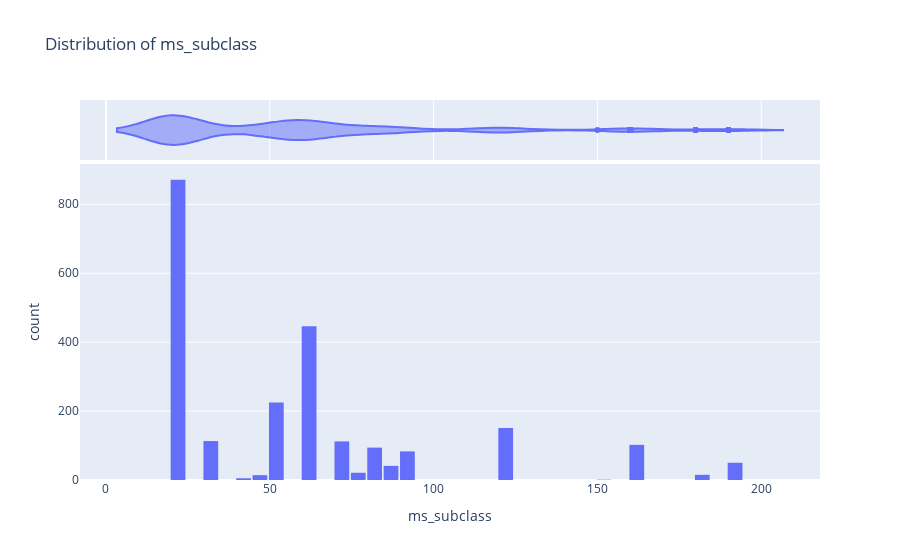
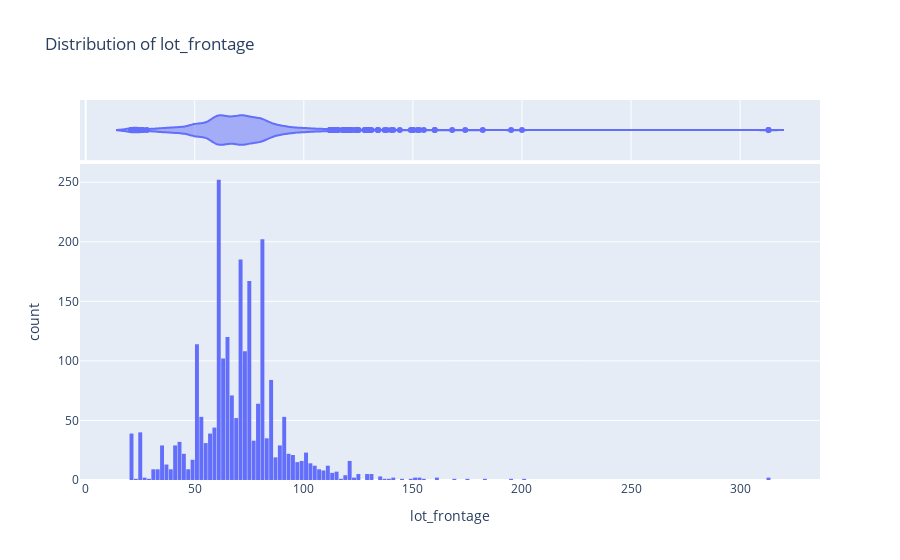
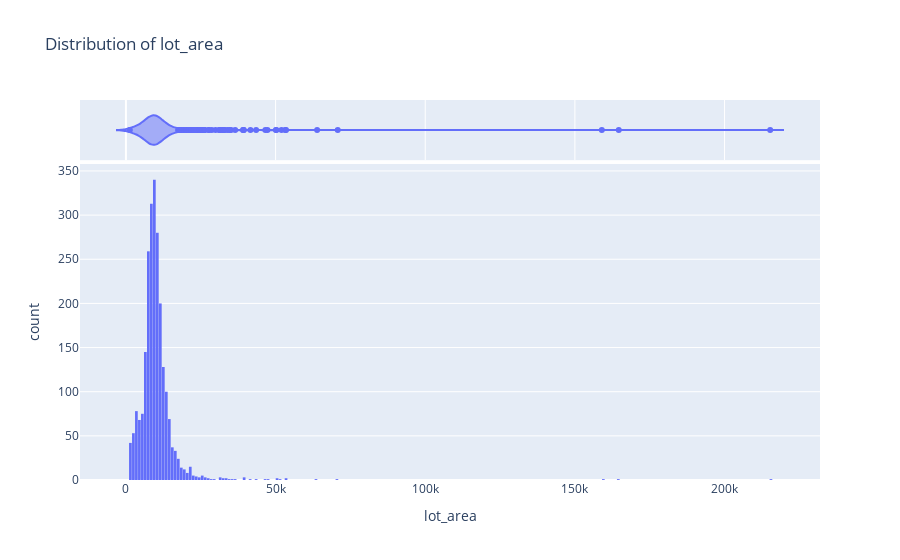
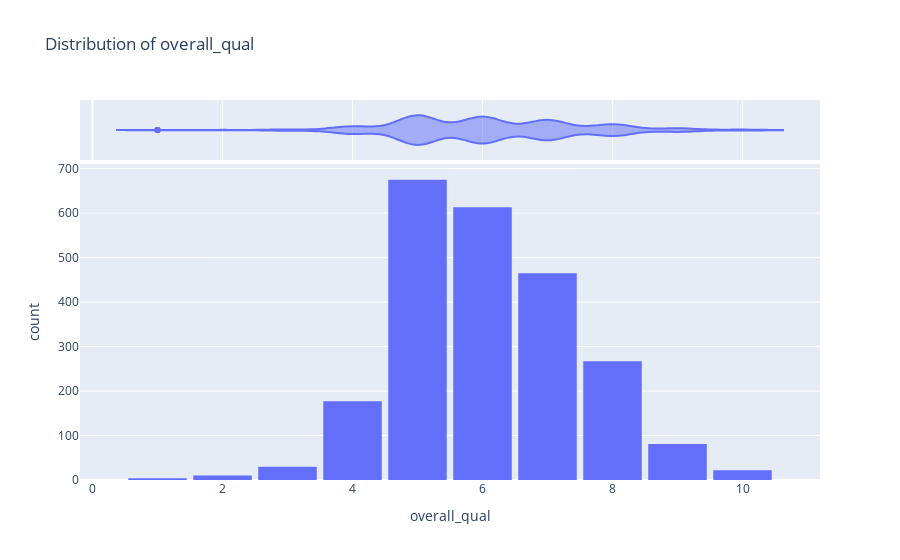

Notebook code for these charts, in order:
### Markdown cell above
## 6. Distribution Visualizations

Visualize distributions for all features using interactive plots.

### Code cell
# Numerical Distributions
for col in numerical_cols[:5]: #Sample for brevity
    fig = px.histogram(train_df, x=col, marginal='violin', title=f'Distribution of {col}')
    fig.update_layout(bargap=0.1)
    fig.show()

### Figure 1 — Plotly figure (JSON) as saved in the notebook; plotly's stock layout.template omitted (floating-point values rounded to 4 significant figures; data arrays with more than 128 entries replaced by an {"elided": "..."} marker saying what was removed)
{"data": [{"bingroup": "x", "hovertemplate": "ms_subclass=%{x}<br>count=%{y}<extra></extra>", "legendgroup": "", "marker": {"color": "#636efa", "pattern": {"shape": ""}}, "name": "", "orientation": "v", "showlegend": false, "type": "histogram", "x": {"elided": "2344 int values"}, "xaxis": "x", "yaxis": "y"}, {"hovertemplate": "ms_subclass=%{x}<extra></extra>", "legendgroup": "", "marker": {"color": "#636efa"}, "name": "", "scalegroup": "x", "showlegend": false, "type": "violin", "x": {"elided": "2344 int values"}, "xaxis": "x2", "yaxis": "y2"}], "layout": {"bargap": 0.1, "barmode": "relative", "legend": {"tracegroupgap": 0}, "title": {"text": "Distribution of ms_subclass"}, "xaxis": {"anchor": "y", "domain": [0, 1], "title": {"text": "ms_subclass"}}, "xaxis2": {"anchor": "y2", "domain": [0, 1], "matches": "x", "showgrid": true, "showticklabels": false}, "yaxis": {"anchor": "x", "domain": [0, 0.8316], "title": {"text": "count"}}, "yaxis2": {"anchor": "x2", "domain": [0.8416, 1], "matches": "y2", "showgrid": false, "showline": false, "showticklabels": false, "ticks": ""}}}

### Figure 2 — Plotly figure (JSON) as saved in the notebook; plotly's stock layout.template omitted (floating-point values rounded to 4 significant figures; data arrays with more than 128 entries replaced by an {"elided": "..."} marker saying what was removed)
{"data": [{"bingroup": "x", "hovertemplate": "lot_frontage=%{x}<br>count=%{y}<extra></extra>", "legendgroup": "", "marker": {"color": "#636efa", "pattern": {"shape": ""}}, "name": "", "orientation": "v", "showlegend": false, "type": "histogram", "x": {"elided": "2344 float values"}, "xaxis": "x", "yaxis": "y"}, {"hovertemplate": "lot_frontage=%{x}<extra></extra>", "legendgroup": "", "marker": {"color": "#636efa"}, "name": "", "scalegroup": "x", "showlegend": false, "type": "violin", "x": {"elided": "2344 float values"}, "xaxis": "x2", "yaxis": "y2"}], "layout": {"bargap": 0.1, "barmode": "relative", "legend": {"tracegroupgap": 0}, "title": {"text": "Distribution of lot_frontage"}, "xaxis": {"anchor": "y", "domain": [0, 1], "title": {"text": "lot_frontage"}}, "xaxis2": {"anchor": "y2", "domain": [0, 1], "matches": "x", "showgrid": true, "showticklabels": false}, "yaxis": {"anchor": "x", "domain": [0, 0.8316], "title": {"text": "count"}}, "yaxis2": {"anchor": "x2", "domain": [0.8416, 1], "matches": "y2", "showgrid": false, "showline": false, "showticklabels": false, "ticks": ""}}}

### Figure 3 — Plotly figure (JSON) as saved in the notebook; plotly's stock layout.template omitted (floating-point values rounded to 4 significant figures; data arrays with more than 128 entries replaced by an {"elided": "..."} marker saying what was removed)
{"data": [{"bingroup": "x", "hovertemplate": "lot_area=%{x}<br>count=%{y}<extra></extra>", "legendgroup": "", "marker": {"color": "#636efa", "pattern": {"shape": ""}}, "name": "", "orientation": "v", "showlegend": false, "type": "histogram", "x": {"elided": "2344 int values"}, "xaxis": "x", "yaxis": "y"}, {"hovertemplate": "lot_area=%{x}<extra></extra>", "legendgroup": "", "marker": {"color": "#636efa"}, "name": "", "scalegroup": "x", "showlegend": false, "type": "violin", "x": {"elided": "2344 int values"}, "xaxis": "x2", "yaxis": "y2"}], "layout": {"bargap": 0.1, "barmode": "relative", "legend": {"tracegroupgap": 0}, "title": {"text": "Distribution of lot_area"}, "xaxis": {"anchor": "y", "domain": [0, 1], "title": {"text": "lot_area"}}, "xaxis2": {"anchor": "y2", "domain": [0, 1], "matches": "x", "showgrid": true, "showticklabels": false}, "yaxis": {"anchor": "x", "domain": [0, 0.8316], "title": {"text": "count"}}, "yaxis2": {"anchor": "x2", "domain": [0.8416, 1], "matches": "y2", "showgrid": false, "showline": false, "showticklabels": false, "ticks": ""}}}

### Figure 4 — Plotly figure (JSON) as saved in the notebook; plotly's stock layout.template omitted (floating-point values rounded to 4 significant figures; data arrays with more than 128 entries replaced by an {"elided": "..."} marker saying what was removed)
{"data": [{"bingroup": "x", "hovertemplate": "overall_qual=%{x}<br>count=%{y}<extra></extra>", "legendgroup": "", "marker": {"color": "#636efa", "pattern": {"shape": ""}}, "name": "", "orientation": "v", "showlegend": false, "type": "histogram", "x": {"elided": "2344 int values"}, "xaxis": "x", "yaxis": "y"}, {"hovertemplate": "overall_qual=%{x}<extra></extra>", "legendgroup": "", "marker": {"color": "#636efa"}, "name": "", "scalegroup": "x", "showlegend": false, "type": "violin", "x": {"elided": "2344 int values"}, "xaxis": "x2", "yaxis": "y2"}], "layout": {"bargap": 0.1, "barmode": "relative", "legend": {"tracegroupgap": 0}, "title": {"text": "Distribution of overall_qual"}, "xaxis": {"anchor": "y", "domain": [0, 1], "title": {"text": "overall_qual"}}, "xaxis2": {"anchor": "y2", "domain": [0, 1], "matches": "x", "showgrid": true, "showticklabels": false}, "yaxis": {"anchor": "x", "domain": [0, 0.8316], "title": {"text": "count"}}, "yaxis2": {"anchor": "x2", "domain": [0.8416, 1], "matches": "y2", "showgrid": false, "showline": false, "showticklabels": false, "ticks": ""}}}
